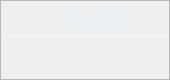
                  <widget class="QFrame" name="Target_QF_cam">
                   <property name="minimumSize">
                    <size>
                     <width>170</width>
                     <height>80</height>
                    </size>
                   </property>
                   <property name="maximumSize">
                    <size>
                     <width>170</width>
                     <height>80</height>
                    </size>
                   </property>
                   <property name="toolTipDuration">
                    <number>0</number>
                   </property>
                   <property name="styleSheet">
                    <string notr="true">QFrame#Target_QF_cam {
    color: rgb(250, 250, 250);

    background-color: qlineargradient(
        x1:0, y1:0,
        x2:1, y2:1,
        stop:0 rgb(115, 72, 48),
        stop:1 rgb(82, 52, 38)
    );

    border: 1px solid rgb(255, 165, 90);
    border-radius: 10px;
}</string>
                   </property>
                   <property name="frameShape">
                    <enum>QFrame::Shape::StyledPanel</enum>
                   </property>
                   <property name="frameShadow">
                    <enum>QFrame::Shadow::Raised</enum>
                   </property>
                   <layout class="QVBoxLayout" name="verticalLayout_24" stretch="0,2,1">
                    <property name="spacing">
                     <number>0</number>
                    </property>
                    <property name="leftMargin">
                     <number>0</number>
                    </property>
                    <property name="topMargin">
                     <number>0</number>
                    </property>
                    <property name="rightMargin">
                     <number>0</number>
                    </property>
                    <property name="bottomMargin">
                     <number>0</number>
                    </property>
                    <item>
                     <widget class="QFrame" name="Target_top_cam">
                      <property name="styleSheet">
                       <string notr="true">border:none</string>
                      </property>
                      <property name="frameShape">
                       <enum>QFrame::Shape::StyledPanel</enum>
                      </property>
                      <property name="frameShadow">
                       <enum>QFrame::Shadow::Raised</enum>
                      </property>
                      <layout class="QHBoxLayout" name="horizontalLayout_17">
                       <property name="spacing">
                        <number>0</number>
                       </property>
                       <property name="leftMargin">
                        <number>0</number>
                       </property>
                       <property name="topMargin">
                        <number>3</number>
                       </property>
                       <property name="rightMargin">
                        <number>0</number>
                       </property>
                       <property name="bottomMargin">
                        <number>3</number>
                       </property>
                       <item>
                        <widget class="QLabel" name="label_10">
                         <property name="maximumSize">
                          <size>
                           <width>16777215</width>
                           <height>30</height>
                          </size>
                         </property>
                         <property name="font">
                          <font>
                           <family>Noto Sans CJK SC</family>
                           <pointsize>14</pointsize>
                           <italic>false</italic>
                           <fontweight>DemiBold</fontweight>
                          </font>
                         </property>
                         <property name="styleSheet">
                          <string notr="true">color: rgb(235, 240, 245);
font: 14pt &quot;Noto Sans CJK SC&quot;;
padding-left: 14px;
font-weight: 600;</string>
                         </property>
                         <property name="text">
                          <string>缺陷类型</string>
                         </property>
                         <property name="alignment">
                          <set>Qt::AlignmentFlag::AlignCenter</set>
                         </property>
                         <property name="indent">
                          <number>0</number>
                         </property>
                        </widget>
                       </item>
                      </layout>
                     </widget>
                    </item>
                    <item>
                     <widget class="Line" name="line_7">
                      <property name="maximumSize">
                       <size>
                        <width>16777215</width>
                        <height>1</height>
                       </size>
                      </property>
                      <property name="styleSheet">
                       <string notr="true">background-color: rgba(255, 255, 255, 89);</string>
                      </property>
                      <property name="orientation">
                       <enum>Qt::Orientation::Horizontal</enum>
                      </property>
                     </widget>
                    </item>
                    <item>
                     <widget class="QFrame" name="Target_bottom_cam">
                      <property name="styleSheet">
                       <string notr="true">border:none</string>
                      </property>
                      <property name="frameShape">
                       <enum>QFrame::Shape::StyledPanel</enum>
                      </property>
                      <property name="frameShadow">
                       <enum>QFrame::Shadow::Raised</enum>
                      </property>
                      <layout class="QVBoxLayout" name="verticalLayout_25">
                       <property name="spacing">
                        <number>0</number>
                       </property>
                       <property name="leftMargin">
                        <number>0</number>
                       </property>
                       <property name="topMargin">
                        <number>6</number>
                       </property>
                       <property name="rightMargin">
                        <number>0</number>
                       </property>
                       <property name="bottomMargin">
                        <number>6</number>
                       </property>
                       <item>
                        <widget class="QLabel" name="Target_num_cam">
                         <property name="minimumSize">
                          <size>
                           <width>0</width>
                           <height>30</height>
                          </size>
                         </property>
                         <property name="maximumSize">
                          <size>
                           <width>16777215</width>
                           <height>30</height>
                          </size>
                         </property>
                         <property name="font">
                          <font>
                           <family>Noto Sans CJK SC</family>
                           <pointsize>17</pointsize>
                           <italic>false</italic>
                           <bold>false</bold>
                           <underline>false</underline>
                          </font>
                         </property>
                         <property name="styleSheet">
                          <string notr="true">color: rgb(235, 240, 245);
font: 17pt &quot;Noto Sans CJK SC&quot;;
</string>
                         </property>
                         <property name="text">
                          <string/>
                         </property>
                         <property name="alignment">
                          <set>Qt::AlignmentFlag::AlignCenter</set>
                         </property>
                        </widget>
                       </item>
                      </layout>
                     </widget>
                    </item>
                   </layout>
                  </widget>
